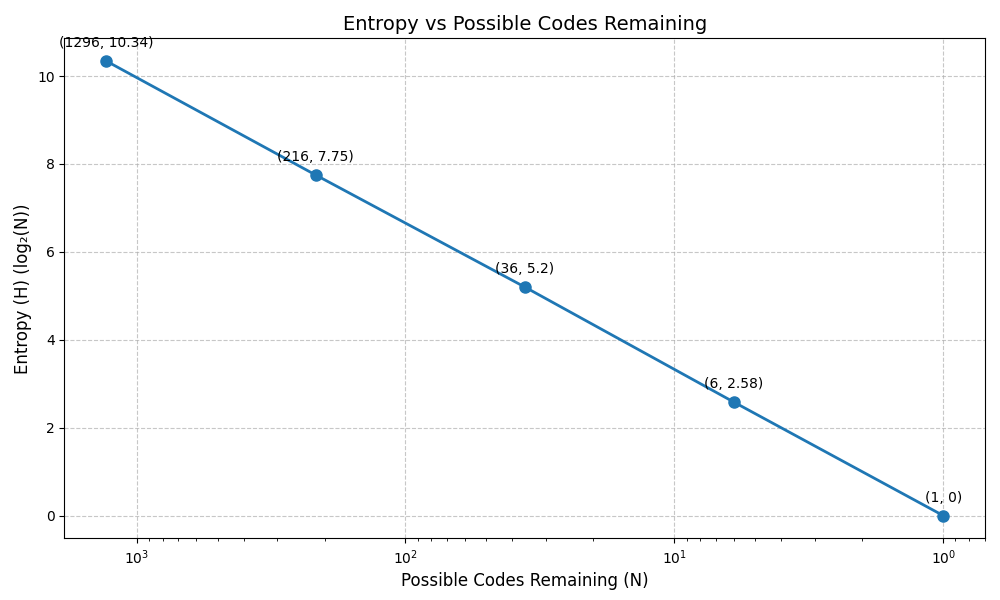

Source code (Python):
import matplotlib.pyplot as plt
import numpy as np

# Data from the image
codes_remaining = [1296, 216, 36, 6, 1]
entropy = [10.34, 7.75, 5.2, 2.58, 0]

# Create the line plot
plt.figure(figsize=(10, 6))
plt.plot(codes_remaining, entropy, marker='o', linewidth=2, markersize=8)

# Add labels and title
plt.xlabel('Possible Codes Remaining (N)', fontsize=12)
plt.ylabel('Entropy (H) (log₂(N))', fontsize=12)
plt.title('Entropy vs Possible Codes Remaining', fontsize=14)

# Add grid
plt.grid(True, linestyle='--', alpha=0.7)

# Reverse x-axis since the values decrease
plt.xscale('log')  # Use log scale for better visualization
plt.gca().invert_xaxis()

# Add data point labels
for x, y in zip(codes_remaining, entropy):
    plt.annotate(f'({x}, {y})', 
                (x, y), 
                textcoords="offset points", 
                xytext=(0,10), 
                ha='center')

# Adjust layout to prevent label clipping
plt.tight_layout()

# Save the plot
plt.savefig('entropy_plot.png')
plt.show() 